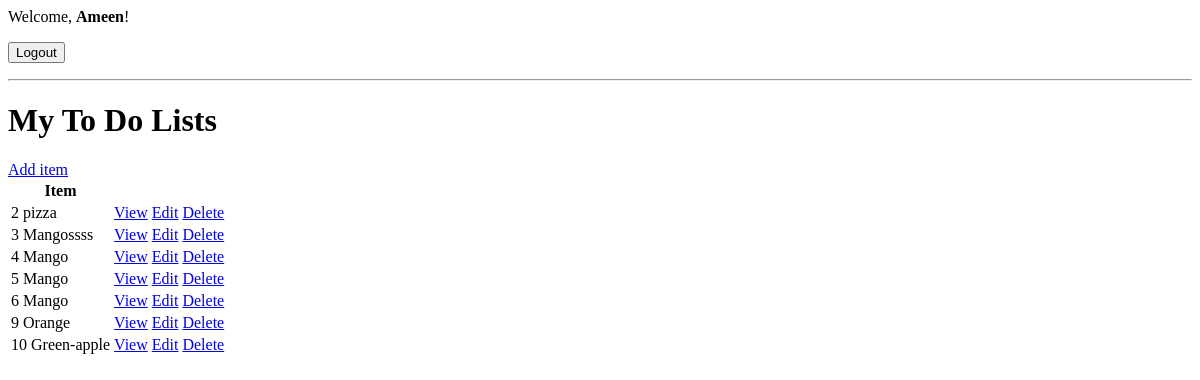
The app's page / (signed in), older data.
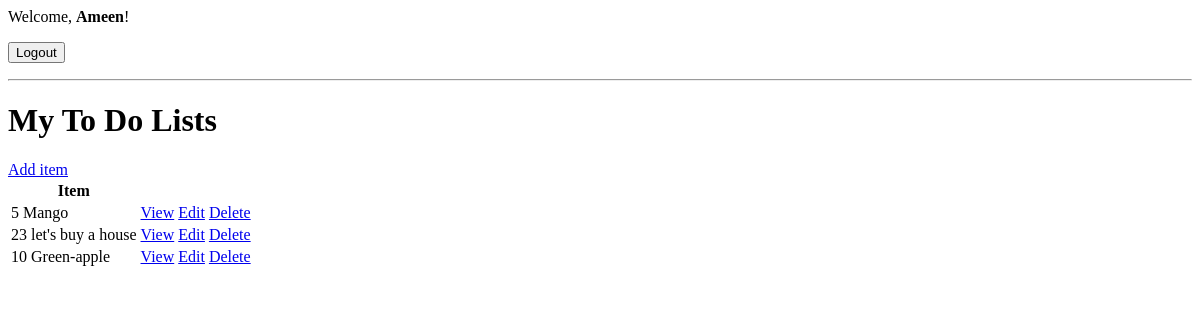
The same page, newer data.
### base/models.py (models this page shows, shortened)
class Task(models.Model):
    user = models.ForeignKey(User, on_delete=models.CASCADE, null=True, blank=True)
    title = models.CharField(max_length=200)
    description = models.TextField(null=True, blank=True)
    complete = models.BooleanField(default=False)
    created = models.DateTimeField(auto_now_add=True)
    class Meta:
        ordering = ['complete']

### base/views.py (the view)
# urls.py: path('',TaskList.as_view(), name = "tasks"),
class TaskList(LoginRequiredMixin,ListView):
    model = Task
    context_object_name = 'tasks'
    template_name = 'task_list.html'
    def get_context_data(self, **kwargs):
        context = super().get_context_data(**kwargs)
        context["tasks"] = context["tasks"].filter(user = self.request.user)
        context["count"] = context["tasks"].filter(complete = False).count()
        return context

### base/templates/task_list.html (shortened to what this page needs)
{% if request.user.is_authenticated %}
  <p>Welcome, <strong>{{ request.user.username }}</strong>!</p>
  <form method="post" action="{% url 'logout' %}">
  <button type="submit">Logout</button>
  </form>
{% else %}
  <a href="{% url 'login'  %}">Login</a>
{% endif %}
<hr>
<h1>My To Do Lists {{color}}</h1>
<a href="{% url 'task-create'  %}">Add item</a>
<table>
    <tr>
        <th>Item</th>
    </tr>
    {% for task in tasks %}
      <tr>
        <td>{{task.id}} {{task.title}}</td>
        <td><a href="{% url 'task' task.id %}">View</a></td>
        <td><a href="{% url 'task-update' task.id %}">Edit</a></td>
        <td><a href="{% url 'task-delete' task.id %}">Delete</a></td>
      </tr>
    {% empty %}
    <h3>no such item</h3>
    {% endfor %}
</table>

Row changes from the older to the newer data that the page shows:
removed Task: id "2", title "pizza"
removed Task: id "3", title "Mangossss"
removed Task: id "4", title "Mango"
removed Task: id "6", title "Mango"
removed Task: id "9", title "Orange"
added Task: id "23", title "let's buy a house"
